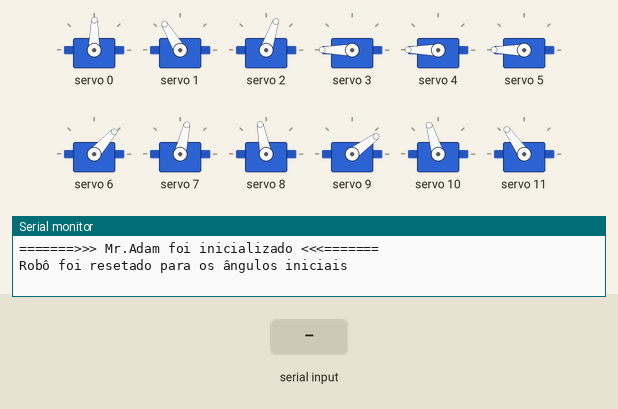
Recording of a sketch running on a simulated Arduino Uno, built with avr-gcc and run on an emulated ATmega328P. Parts: 12 × servo, the last lines printed to the serial monitor. The test bench sets the inputs (shaded band).

Above: at 1.7 s.
1.8 s: "Batida\n" received over Serial
At 2.3 s:
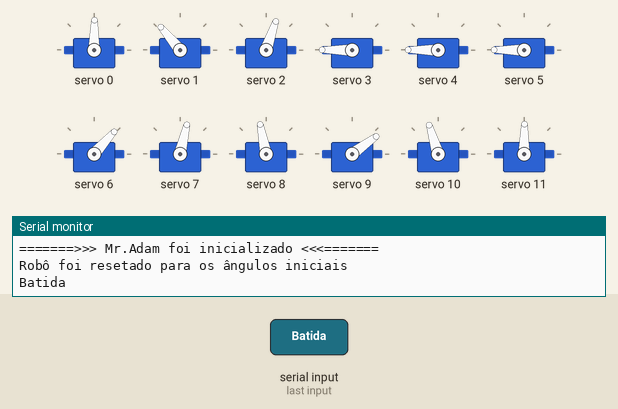
3.3 s: "Teste\n" received over Serial
At 4.0 s:
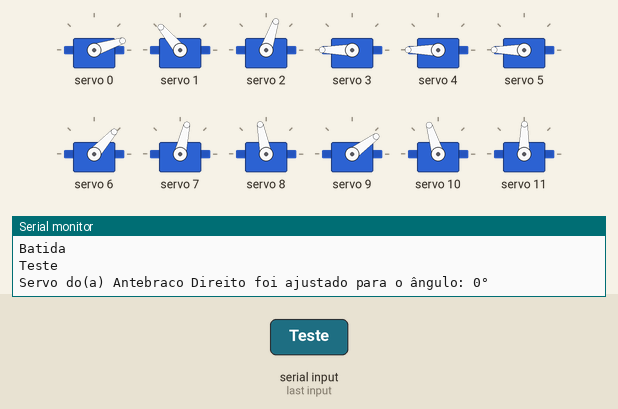
4.8 s: "Batida\n" received over Serial
At 5.8 s:
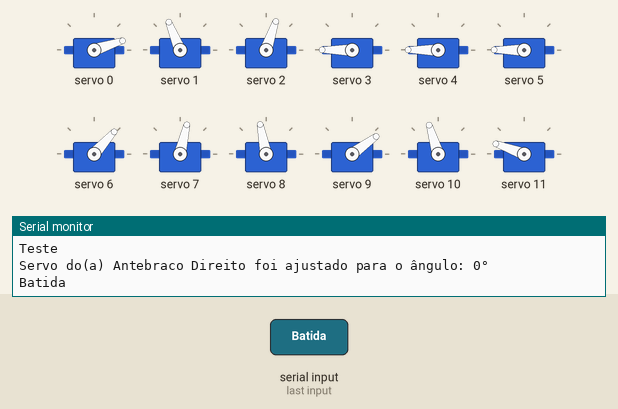
Timing chart, 0 to 7.8 s (numbered marks = the images above; inputs shaded):
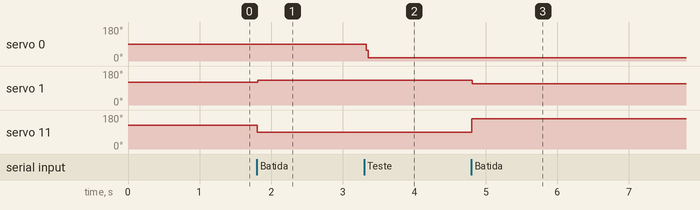

The sketch:

MicroC1.ino
```cpp
#include <Adafruit_PWMServoDriver.h>
#include <FastLED.h>
#include <stdio.h>
#include "Funcoes.h"
#include "Movimentos.h"

#define NUM_DANCAS 12 // Número de Dancas
#define NUM_LEDS 43   // Número de LEDS na fita

// Instancia o driver com o endereço padrão (0x40)
Adafruit_PWMServoDriver pwm = Adafruit_PWMServoDriver();

// Cria uuma Lista de Structs do tipo Danca
Danca dancas[NUM_DANCAS];   // Inicializando um array de n danças

// Variaveis Globais
CRGB leds[NUM_LEDS];
float valorHue;
float valorBrightness;
bool isOn = true;  // State to check whether LEDs are on or off

void setup() {
  // Inicializa a Comunicação Serial
  Serial.begin(9600);
  Serial.println("=======>>> Mr.Adam foi inicializado <<<=======\n");

  // Inicializa o Shield de Servos(PWM)
  pwm.begin();
  pwm.setPWMFreq(50); // Frequência de 50 Hz para servos

  // Inicializa os Structs com os dados dos movimentos
  inicializarDancas(dancas);  // Funcao para preencher o array dancas

  // Exibir todas as danças na Serial
  // exibirDancas(dancas, NUM_DANCAS);   // Demora para exibir todas na serial (Pode so descomentar para ver os Structs preenchidos)

  // Ângulos Iniciais do Robô
  resetarRobo();

  // Inicialização da Fita de LEDs
  configurarLeds();
}

void loop() {
  // Verificação de Comandos na Serial
  if (Serial.available() > 0) {
    String texto = Serial.readStringUntil('\n');
    texto.trim();

    Serial.println(texto);

    if (texto == "Resetar") {
      resetarRobo(); // Resetar robô para Ângulos Iniciais
    }

    else if (texto == "Batida") {
      moverPadrao();    // Função para mexer a cabeca sempre no ritmo da Batida
      isOn = !isOn;     // Variavel para monitorar quando o LED está ON ou OFF
    }

    else if (texto.startsWith("Hue")) {
      texto = texto.substring(4);                // Start from the 5th character (after "hue ")
      valorHue = texto.toInt();
    }

    else if (texto.startsWith("Brightness")) {
      texto = texto.substring(11);               // Start from the 12th character (after "brightness ")
      valorBrightness = texto.toInt();
      FastLED.setBrightness(valorBrightness);
    }

    else if (texto.startsWith("Teste")) {        // Exemplo: Teste 1 180 -> Faz o servoCabeça ir para o ângulo 180°
      String indiceStr = texto.substring(6, 8);  // Pega o índice do Servo Motor desejado
      String anguloStr = texto.substring(8);     // Define o ângulo desejado
      int indice = indiceStr.toInt();
      int angulo = anguloStr.toInt();
      testarServo(indice, angulo);
    }

    else if (texto.startsWith("Movimento")) {       // Exemplo: Movimento leg01 arm01
      String dancaLeg = texto.substring(10, 15);
      String dancaArm = texto.substring(16, 21);
      realizarDanca(dancas, dancaArm, true);        // Movimento do Braco
      realizarDanca(dancas, dancaLeg, false);       // Movimento da Perna
    }

  }

  // Restante da loop
  atualizarLeds();
}
```

Funcoes.h
```cpp
#ifndef FUNCOES_H
#define FUNCOES_H
#include <Adafruit_PWMServoDriver.h>
#include <FastLED.h>
#include <Arduino.h>
#include "Movimentos.h"

// ==========================================>>>   SERVOS    <<<==========================================
//    INDEX   NAME                  ANGLES
//    11      Cabeca                Padrão:    0°   (Esquerda),     90°   (Meio),         180°  (Direita)
//    1       Torso                 Padrão:    0°   (Esquerda),     90°   (Meio),         180°  (Direita)
//    2       Quadril Esquerdo      Esquerda:  30°  (Para trás),    45°   (Reto),         65°   (Para frente)
//    3       Joelho Esquerdo       Esquerda:  165° (Vertical) até  75°   (Dobrado)
//    4       Ombro Esquerdo        Esquerda:  0°   (Para baixo),   75°   (Para frente),  160°  (Para cima)
//    5       Braco Esquerdo        Esquerda:  75°  (Reto),         140°  (Dobrado)
//    6       Antebraco Esquerdo    Esquerda:  5°   (Reto),         95°   (Dobrado)
//    7       Quadril Direito       Direita:   60°  (Para trás),    50°   (Reto),         25°   (Para frente)
//    8       Joelho Direito        Direita:   70°  (Vertical) até  150°  (Dobrado)
//    9       Ombro Direito         Direita:   165° (Para baixo),   100°  (Para frente),  10°    (Para cima)
//    10      Braco Direito         Direita:   140° (Reto),         75°   (Dobrado)
//    0       Antebraco Direito     Direita:   80°  (Reto),         0°    (Dobrado)


// ============================>>>   DANCAS    <<<============================
//    NAME          DESCRIPTION
//    arm01         Bracos para baixo mexendo o antebraco formato U invertido
//    arm02         Bracos para cima de um lado para o outro
//    arm03         Bracos e maos para cima
//    arm04         Disco Move (Bracos em diagonais opostas)
//    arm05         Bracos retos pra frente subindo e descendo
//    arm06         Bracos retos pra baixo
//    arm07         Um Braco reto e outro pra baixo
//    arm08         Um Braco reto e outro pra cima
//    arm09         Funk Surprise
//    leg01         Movimento de levantar as pernas
//    leg02         Movimento de joelhos para tras
//    leg03         Pernas retas


// Declaração das Variáveis
extern Adafruit_PWMServoDriver pwm;
extern CRGB leds[];
extern bool isOn;
extern float valorHue;

// Declaração das Funções
void moverServo(int numServo, int anguloDesejado, bool suave = true);

void testarServo(int indice, int angulo);

void resetarRobo();

void inicializarDancas(Danca *dancas);

void exibirDancas(Danca *dancas, int totalDancas);

void moverPadrao();

void realizarDanca(Danca *dancas, String nomeDanca, bool bracos);

void configurarLeds();

void atualizarLeds();

#endif
```

Movimentos.h
```cpp
#ifndef MOVIMENTOS_H
#define MOVIMENTOS_H
#include <Arduino.h>
#include <stdio.h>
#include <string.h>

// Definição de máximos
#define MAX_ANGULOS 2
#define MAX_NOME 7
#define MAX_SERVOS 6

// Enumerar os nomes dos servos para valores indices
enum Servo {
    ANTEBRACO_DIREITO,   // 0
    TORSO,               // 1
    QUADRIL_ESQUERDO,    // 2
    JOELHO_ESQUERDO,     // 3
    OMBRO_ESQUERDO,      // 4
    BRACO_ESQUERDO,      // 5
    ANTEBRACO_ESQUERDO,  // 6
    QUADRIL_DIREITO,     // 7
    JOELHO_DIREITO,      // 8
    OMBRO_DIREITO,       // 9
    BRACO_DIREITO,       // 10
    CABECA               // 11
};

// Estrutura para armazenar os movimentos de cada servo
typedef struct {
    enum Servo servo;                      // Indice correspondente ao Servo
    unsigned char angulos[MAX_ANGULOS];    // Lista de ângulos para o servo
} ServoMovimento;

// Estrutura para armazenar os dados de cada dança
typedef struct {
    char nome[MAX_NOME];                    // Nome da dança
    ServoMovimento movimentos[MAX_SERVOS];  // Movimentos de cada servo
    unsigned char quantidadeServos;         // Quantidade de servos na dança
    unsigned char quantidadeAngulos;        // Quantidade total de ângulos

} Danca;

#endif
```

Source omitted: Funcoes.cpp (18395 bytes)

Measured:
- after the input at 1.8 s, servo 1: 121° → 130° at once; servo 11: 125° → 89° at once
- after the input at 3.3 s, servo 0: 89° → 18° at once
- after the input at 4.8 s, servo 1: 130° → 112° at once; servo 11: 89° → 160° at once
